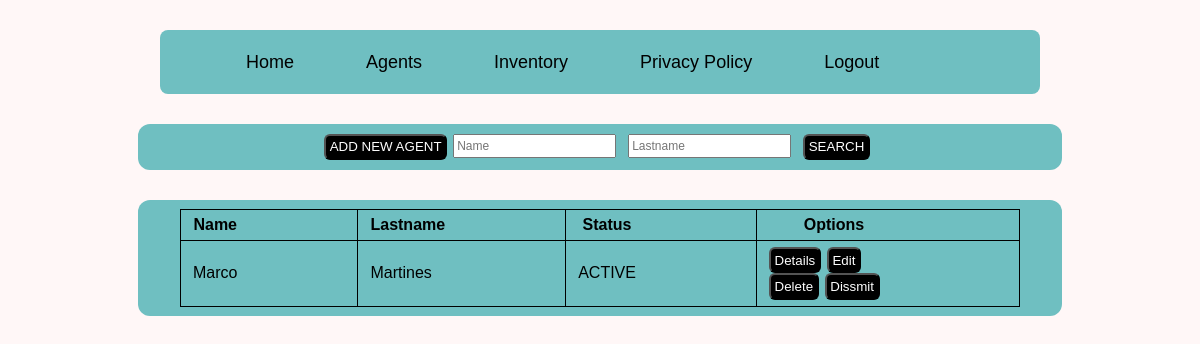
Page /agents (signed in) on the earlier database version.
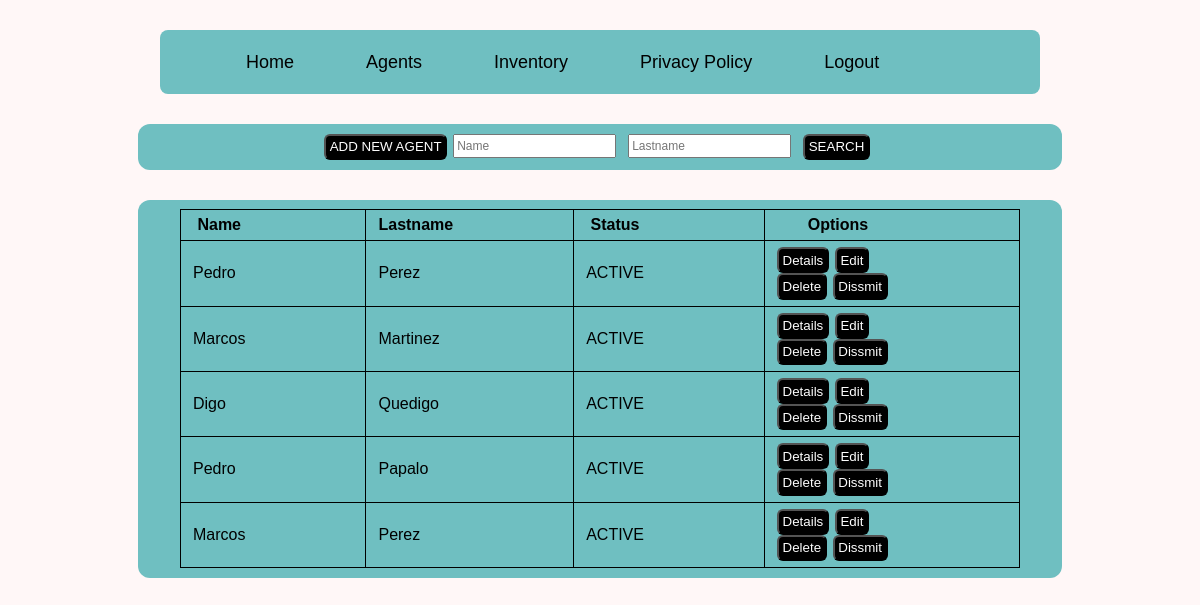
Same page on the later database version.
### tables this page shows
CREATE TABLE agents(
                
                name TEXT,
                lastname TEXT, status TEXT,
                PRIMARY KEY (name, lastname)
            );

### app.py (the view)
@app.route('/agents', methods = ['POST', 'GET'])
def agents():
    ltsagents = []
    if 'user' in session:
        reqagents = sql.request('agents')
        for agent in reqagents:
            ltsagents.append(str(agent).replace("')","").replace("'","").replace(" ","").split(","))
        if request.method == 'POST':
            filt = []
            srname = request.form['sr-name'].lower()
            srlastname = request.form['sr-lastname'].lower()
            if srname != '' and srlastname != '':
                for i in ltsagents:
                    if srname in i and srlastname in i:
                        filt.append(i)
            elif srname != '' and srlastname == '':
                for i in ltsagents:
                    if srname in i:
                        filt.append(i)
            elif srname == '' and srlastname !='':
                for i in ltsagents:
                    if srlastname in i:
                        filt.append(i)
            else:
                return render_template('agents.html', user = True, agents = ltsagents)
            return render_template('agents.html', user = True, agents = filt)
        else:
            print('this is not a post')
        return render_template('agents.html', user = True, agents = ltsagents)
    else:
        return redirect(url_for('index'))

### sql.py (called while the page is built, shortened)
def request(table, row = '*', condition = ''):
    lst = []
    conn = sqlite3.connect('./static/db/inventory.db')
    c = conn.cursor()
    if (condition == ''):
        try:
            c.execute(f"""
            SELECT {row}
            FROM {table}
            """)
        except Exception as e:
            raise e
    rows = c.fetchall()
    for row in rows:
        lst.append(str(row).replace("('", "").replace("',)", ""))
    conn.close()
    return lst

### templates/agents.html (shortened to what this page needs)
{% extends '_marco.html' %}
{% block head %}
    <link rel="stylesheet" href="{{ url_for('static', filename='css/agents.css') }}">
{% endblock %}
{% block body %}
    <div id="form">
        <a href="/addagent"><button class="button">ADD NEW AGENT</button></a>
        <br>
        <form action="agents" method="POST">
            <input type="text" class="txtbox" name="sr-name" placeholder="Name">
            <input type="text" class="txtbox" name="sr-lastname" placeholder="Lastname">
            <input type="submit" class="button" value="SEARCH">
        </form>
    </div>
    <div id="agents-list">
        <table>
            <tr>
                <th>Name</th>
                <th>Lastname</th>
                <th>Status</th>
                <th>Options</th>
            </tr>
                {% for agent in agents %}
                <tr>
                    <td>{{agent[0].capitalize()}}</td>
                    <td>{{agent[1].capitalize()}}</td>
                    <td>{{agent[2].upper()}}</td>
                    <td>
                        <a href="/detailagent?name={{agent[0]}}&lastname={{agent[1]}}"><button class="button">Details</button></a>
                        <a href="/editagent?name={{agent[0]}}&lastname={{agent[1]}}"><button class="button">Edit</button></a>
                        <a href="/deleteagent?name={{agent[0]}}&lastname={{agent[1]}}"><button class="button">Delete</button></a>
                        {% if agent[2] != 'dismissed' %}
                        <a href="/dismissagent?name={{agent[0]}}&lastname={{agent[1]}}"><button class="button">Dissmit</button></a>
                        {% else %}
                        <a href="/activeagent?name={{agent[0]}}&lastname={{agent[1]}}"><button class="button">Active</button></a>
                        {% endif %}
                    </td>
                </tr>
                {% endfor %}
    </div>
{% endblock %}

### templates/_marco.html (shortened to what this page needs)
<!DOCTYPE html>
<html lang="en">
<head>
    <link rel="stylesheet" href="{{ url_for('static', filename='css/_marco.css') }}">
    {% block head %}{% endblock %}
</head>
<body>
    <div id="continer">
        {% if user %}
        <ul class = "menubar">
            <li><a href="/home">Home</a></li>
            <li><a href="/agents">Agents</a></li>
            <li><a href="/inventory">Inventory</a></li>
            <li><a href="#">Privacy Policy</a></li>
            <li><a href="/logout">Logout</a></li>
        </ul>
        {% endif %}
        {% block body %}{% endblock %}
    </div>
</body>
</html>

### static/css/_marco.css (style rules this page uses)
body, html { background-color: rgb(255, 247, 247); padding:0; margin:0; }
#continer { margin:0; padding: 0%; position:absolute; top:0px; right:0px; bottom:0px; left:0px; }
.menubar { background: #6fbfc1; display: table; margin: 2.5vw auto; padding: 0.8vw 1.7vw; border-radius: 8px; width: 70%; }
.menubar li { list-style: none; display: inline-block; margin-left: 5vw; }
.menubar li a { font-family: arial; color: #010101; text-decoration: none; position: relative; padding: 1vw 0.5vw; font-size: 18px; display: block; }
.menubar li a::after { content: ''; position: absolute; left: 0px; bottom: 0px; width: 100%; height: 4px; background-color: #FEFEFE; transform-origin: bottom right; transition: transform 0.5s ease; transform: scaleX(0); }

### static/css/agents.css (style rules this page uses)
#form, #agents-list { background: #6fbfc1; display: table; margin: 2.5vw auto; padding: 0.8vw 3.5vw; border-radius: 1vw; width: 70%; }
#form { display:flex; align-items: center; justify-content: center; }
#agents-list table td, th { font-family: Arial, Helvetica, sans-serif; padding: 0.5vw 10vw 0.5vw 1vw; border: 0.05vw solid; }
#agents-list table { border-collapse:collapse; }
.button { background-color: black; color: #FEFEFE; margin-right: 0.5vw; cursor: pointer; padding:0.3vw; border-radius: 0.5vw; float: left; }
input[type="text"] { margin-right: 1vw; font-family: Arial, Helvetica, sans-serif; font-size: 1vw; height: 1.5vw; float: left; }

Differences in the rows shown:
changed agents (number 1 of 5 on the later page): name "Marco" → "Pedro"; lastname "Martines" → "Perez"
added agents: name "Marcos", lastname "Martinez", status "ACTIVE"
added agents: name "Digo", lastname "Quedigo", status "ACTIVE"
added agents: name "Pedro", lastname "Papalo", status "ACTIVE"
added agents: name "Marcos", lastname "Perez", status "ACTIVE"
